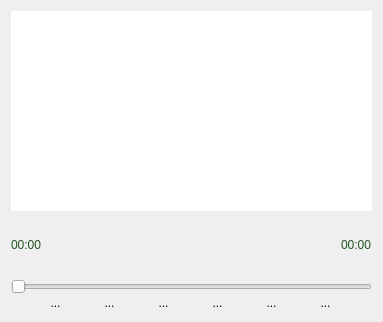
<?xml version="1.0" encoding="UTF-8"?>
<ui version="4.0">
 <class>Widget</class>
 <widget class="QWidget" name="Widget">
  <property name="geometry">
   <rect>
    <x>0</x>
    <y>0</y>
    <width>383</width>
    <height>322</height>
   </rect>
  </property>
  <property name="windowTitle">
   <string>Widget</string>
  </property>
  <property name="styleSheet">
   <string notr="true">QToolButton:hover{
	background-color: rgb(204, 255, 137);
border:none;
}
QWidget{
border:none;
	

}</string>
  </property>
  <layout class="QVBoxLayout" name="verticalLayout_3">
   <item>
    <widget class="QWidget" name="widget_4" native="true">
     <property name="maximumSize">
      <size>
       <width>16777215</width>
       <height>400</height>
      </size>
     </property>
     <layout class="QVBoxLayout" name="verticalLayout_2">
      <property name="leftMargin">
       <number>0</number>
      </property>
      <property name="topMargin">
       <number>0</number>
      </property>
      <property name="rightMargin">
       <number>0</number>
      </property>
      <property name="bottomMargin">
       <number>0</number>
      </property>
      <item>
       <widget class="QListWidget" name="listWidget">
        <property name="maximumSize">
         <size>
          <width>16777215</width>
          <height>200</height>
         </size>
        </property>
       </widget>
      </item>
      <item>
       <widget class="QWidget" name="widget_3" native="true">
        <layout class="QHBoxLayout" name="horizontalLayout_2">
         <property name="spacing">
          <number>0</number>
         </property>
         <property name="leftMargin">
          <number>0</number>
         </property>
         <property name="topMargin">
          <number>0</number>
         </property>
         <property name="rightMargin">
          <number>0</number>
         </property>
         <property name="bottomMargin">
          <number>0</number>
         </property>
         <item>
          <widget class="QLabel" name="curLabel">
           <property name="styleSheet">
            <string notr="true">QLabel{
	font: 22pt &quot;Microsoft YaHei UI&quot;;
	
	color: rgb(34, 85, 31);
	
}
</string>
           </property>
           <property name="text">
            <string>00:00</string>
           </property>
          </widget>
         </item>
         <item>
          <spacer name="horizontalSpacer">
           <property name="orientation">
            <enum>Qt::Horizontal</enum>
           </property>
           <property name="sizeHint" stdset="0">
            <size>
             <width>40</width>
             <height>20</height>
            </size>
           </property>
          </spacer>
         </item>
         <item>
          <widget class="QLabel" name="toalLabel">
           <property name="styleSheet">
            <string notr="true">QLabel{
	font: 22pt &quot;Microsoft YaHei UI&quot;;
	
	color: rgb(34, 85, 31);
	
}
</string>
           </property>
           <property name="text">
            <string>00:00</string>
           </property>
          </widget>
         </item>
        </layout>
       </widget>
      </item>
     </layout>
    </widget>
   </item>
   <item>
    <widget class="QWidget" name="widget_2" native="true">
     <property name="maximumSize">
      <size>
       <width>16777215</width>
       <height>400</height>
      </size>
     </property>
     <layout class="QVBoxLayout" name="verticalLayout">
      <property name="spacing">
       <number>0</number>
      </property>
      <property name="leftMargin">
       <number>0</number>
      </property>
      <property name="topMargin">
       <number>0</number>
      </property>
      <property name="rightMargin">
       <number>0</number>
      </property>
      <property name="bottomMargin">
       <number>0</number>
      </property>
      <item>
       <widget class="QSlider" name="MusicSlider">
        <property name="maximumSize">
         <size>
          <width>16777215</width>
          <height>50</height>
         </size>
        </property>
        <property name="orientation">
         <enum>Qt::Horizontal</enum>
        </property>
       </widget>
      </item>
      <item>
       <widget class="QWidget" name="widget" native="true">
        <property name="maximumSize">
         <size>
          <width>16777215</width>
          <height>20</height>
         </size>
        </property>
        <layout class="QHBoxLayout" name="horizontalLayout">
         <property name="spacing">
          <number>0</number>
         </property>
         <property name="leftMargin">
          <number>0</number>
         </property>
         <property name="topMargin">
          <number>0</number>
         </property>
         <property name="rightMargin">
          <number>0</number>
         </property>
         <property name="bottomMargin">
          <number>0</number>
         </property>
         <item>
          <widget class="QToolButton" name="ChooseMusic">
           <property name="styleSheet">
            <string notr="true">*{
border:none;


}</string>
           </property>
           <property name="text">
            <string>...</string>
           </property>
           <property name="icon">
            <iconset resource="piclibs.qrc">
             <normaloff>:/pic/C:/Users/asus/Pictures/rc/chat/file.png</normaloff>:/pic/C:/Users/asus/Pictures/rc/chat/file.png</iconset>
           </property>
           <property name="iconSize">
            <size>
             <width>30</width>
             <height>30</height>
            </size>
           </property>
          </widget>
         </item>
         <item>
          <widget class="QToolButton" name="ListMusic">
           <property name="styleSheet">
            <string notr="true">*{
border:none;


}</string>
           </property>
           <property name="text">
            <string>...</string>
           </property>
           <property name="icon">
            <iconset>
             <normaloff>C:/Users/asus/Pictures/rc/list.png</normaloff>C:/Users/asus/Pictures/rc/list.png</iconset>
           </property>
           <property name="iconSize">
            <size>
             <width>40</width>
             <height>40</height>
            </size>
           </property>
          </widget>
         </item>
         <item>
          <widget class="QToolButton" name="preMusic">
           <property name="styleSheet">
            <string notr="true">*{
border:none;


}</string>
           </property>
           <property name="text">
            <string>...</string>
           </property>
           <property name="icon">
            <iconset>
             <normaloff>C:/Users/asus/Pictures/rc/previous.png</normaloff>C:/Users/asus/Pictures/rc/previous.png</iconset>
           </property>
           <property name="iconSize">
            <size>
             <width>40</width>
             <height>40</height>
            </size>
           </property>
          </widget>
         </item>
         <item>
          <widget class="QToolButton" name="beginMusic">
           <property name="styleSheet">
            <string notr="true">*{
border:none;


}</string>
           </property>
           <property name="text">
            <string>...</string>
           </property>
           <property name="icon">
            <iconset>
             <normaloff>C:/Users/asus/Pictures/rc/pause.png</normaloff>C:/Users/asus/Pictures/rc/pause.png</iconset>
           </property>
           <property name="iconSize">
            <size>
             <width>40</width>
             <height>40</height>
            </size>
           </property>
          </widget>
         </item>
         <item>
          <widget class="QToolButton" name="nextMusic">
           <property name="styleSheet">
            <string notr="true">*{
border:none;


}</string>
           </property>
           <property name="text">
            <string>...</string>
           </property>
           <property name="icon">
            <iconset>
             <normaloff>C:/Users/asus/Pictures/rc/next.png</normaloff>C:/Users/asus/Pictures/rc/next.png</iconset>
           </property>
           <property name="iconSize">
            <size>
             <width>25</width>
             <height>25</height>
            </size>
           </property>
          </widget>
         </item>
         <item>
          <widget class="QToolButton" name="voice">
           <property name="styleSheet">
            <string notr="true">*{
border:none;


}</string>
           </property>
           <property name="text">
            <string>...</string>
           </property>
           <property name="icon">
            <iconset>
             <normaloff>C:/Users/asus/Pictures/rc/voice.png</normaloff>C:/Users/asus/Pictures/rc/voice.png</iconset>
           </property>
           <property name="iconSize">
            <size>
             <width>40</width>
             <height>40</height>
            </size>
           </property>
          </widget>
         </item>
        </layout>
       </widget>
      </item>
     </layout>
    </widget>
   </item>
  </layout>
 </widget>
 <resources>
  <include location="piclibs.qrc"/>
 </resources>
 <connections/>
</ui>
